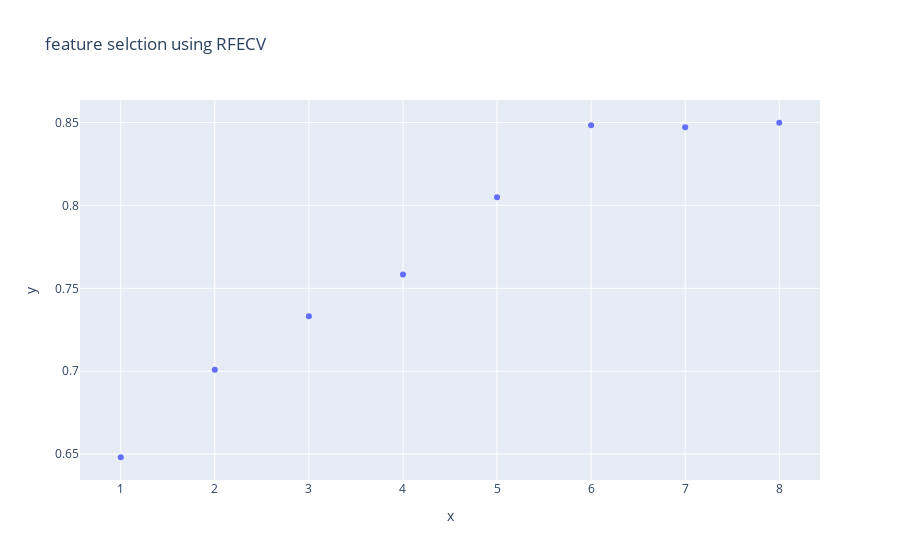

The code cell stored with this chart in its notebook:
### Code cell
# Feature selection 

regressor = LinearRegression()
feature_selector = RFECV(regressor)

fit = feature_selector.fit(X_train, y_train)
optimal_feature_count = feature_selector.n_features_
print(f"Optimal number of features: {optimal_feature_count}")

X_train= X_train.loc[:, feature_selector.get_support()]
X_test = X_test.loc[:, feature_selector.get_support()]


fig = px.scatter(x =range(1, len(fit.grid_scores_)+1), y =fit.grid_scores_, title = 'feature selction using RFECV')
fig.show()

### Figure 1 — Plotly figure (JSON) as saved in the notebook; plotly's stock layout.template omitted (floating-point values rounded to 4 significant figures)
{"data": [{"hovertemplate": "x=%{x}<br>y=%{y}<extra></extra>", "legendgroup": "", "marker": {"color": "#636efa", "symbol": "circle"}, "mode": "markers", "name": "", "orientation": "v", "showlegend": false, "type": "scatter", "x": [1, 2, 3, 4, 5, 6, 7, 8], "xaxis": "x", "y": [0.6481, 0.701, 0.7332, 0.7584, 0.8049, 0.8484, 0.8472, 0.8499], "yaxis": "y"}], "layout": {"legend": {"tracegroupgap": 0}, "title": {"text": "feature selction using RFECV"}, "xaxis": {"anchor": "y", "domain": [0, 1], "title": {"text": "x"}}, "yaxis": {"anchor": "x", "domain": [0, 1], "title": {"text": "y"}}}}
